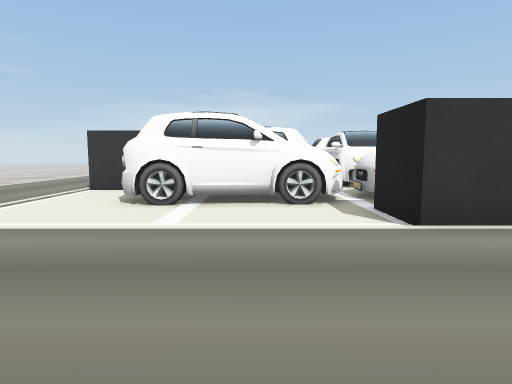
[1] (above)

24 first-person views from a walk through a 3-D level made in the Unity game engine. The camera is 0.58 m above the floor, tilts 6° down and sees 75° across. The floor is counted in squares, 0.5 m on a side. Each view is taken from the middle of a square. On the plan, view 1 faces up. The plan holds only what a view shows up to about 13 squares ahead; the rest is blank. The place goes on beyond the plan.

[2]
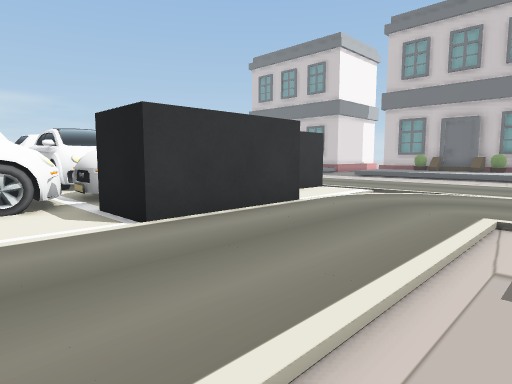

[3]
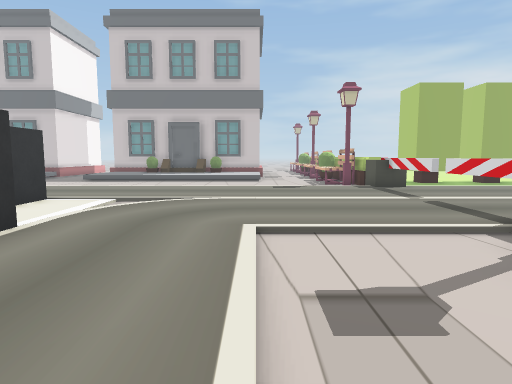

[4]
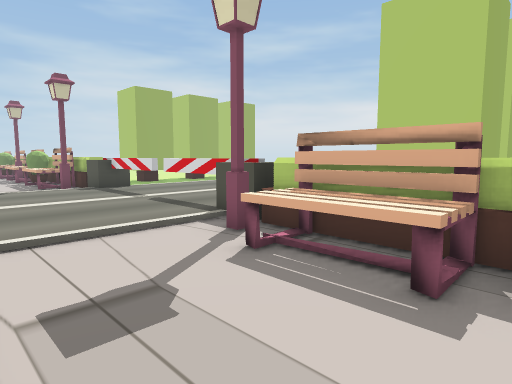

[5]
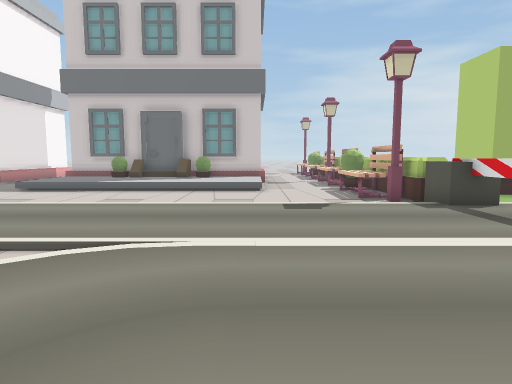

[6]
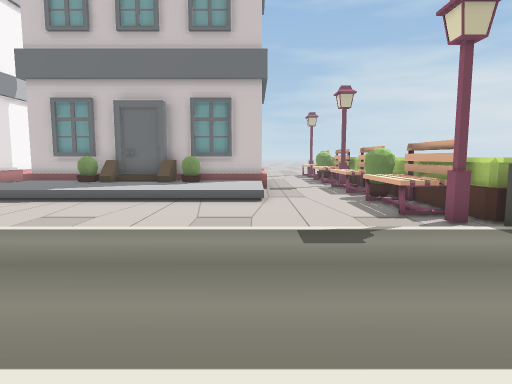

[7]
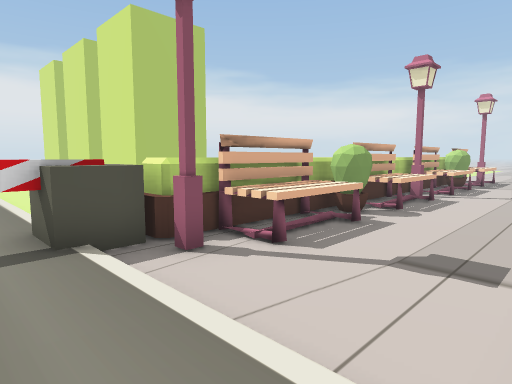

[8]
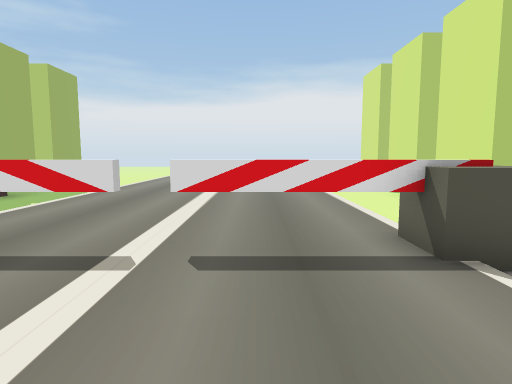

[9]
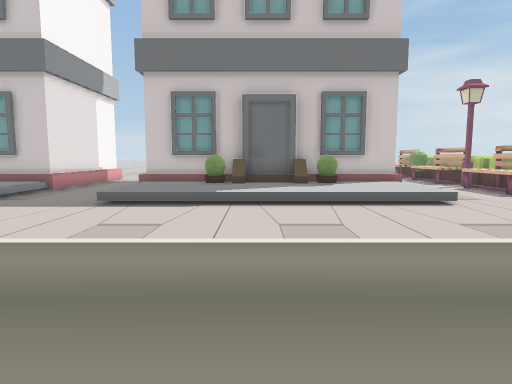

[10]
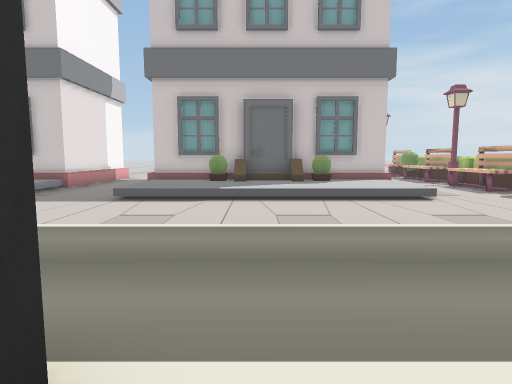

[11]
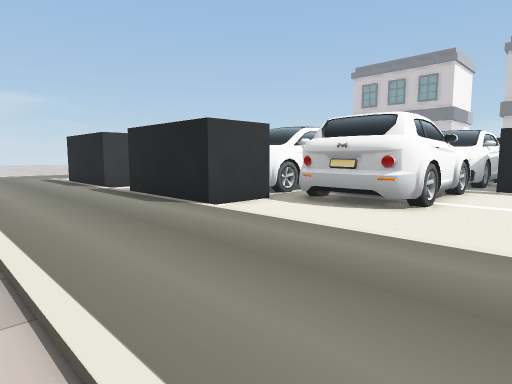

[12]
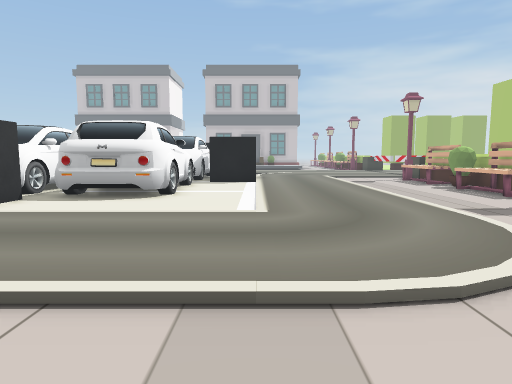

[13]
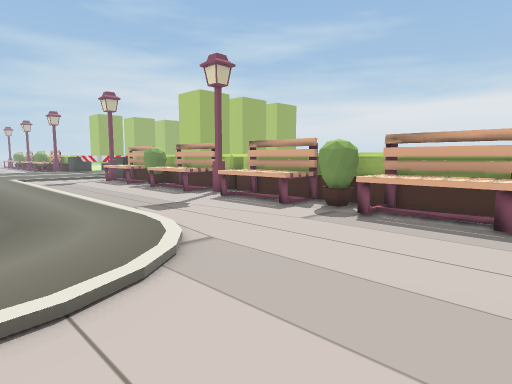

[14]
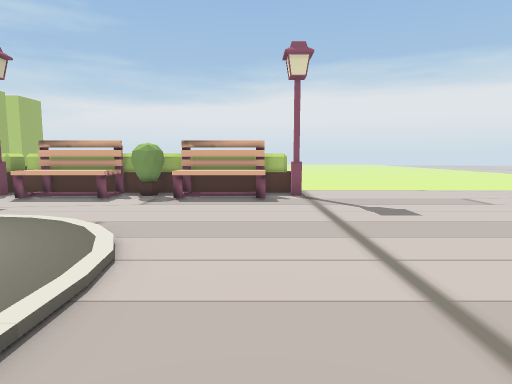

[15]
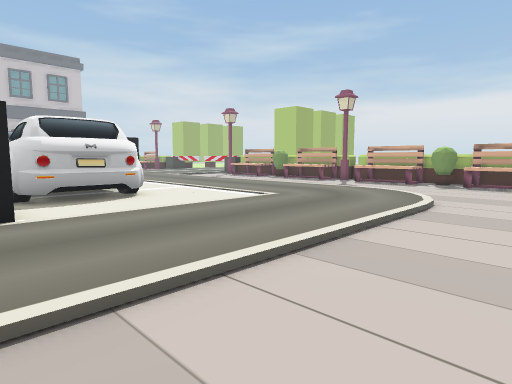

[16]
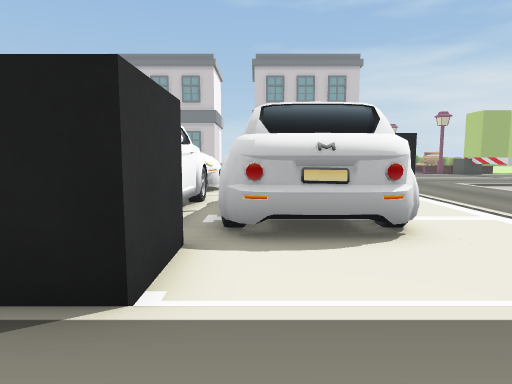

[17]
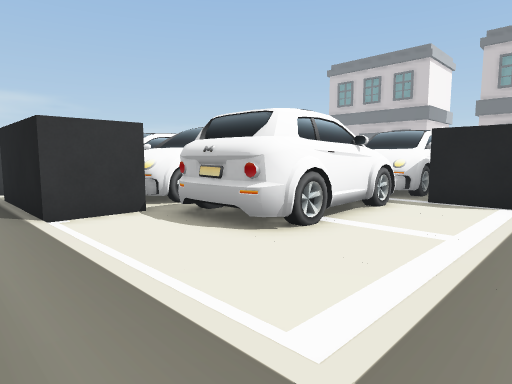

[18]
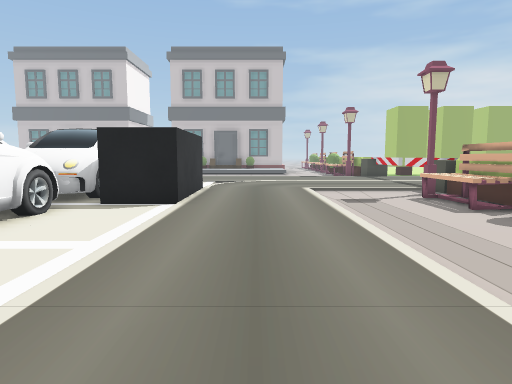

[19]
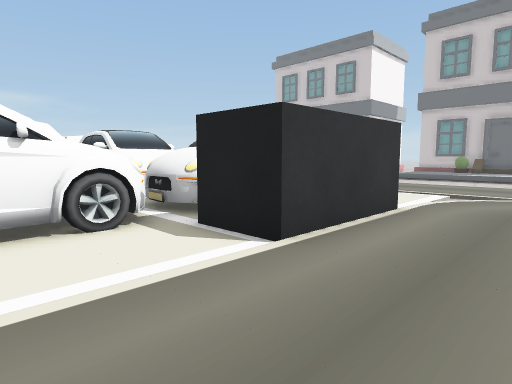

[20]
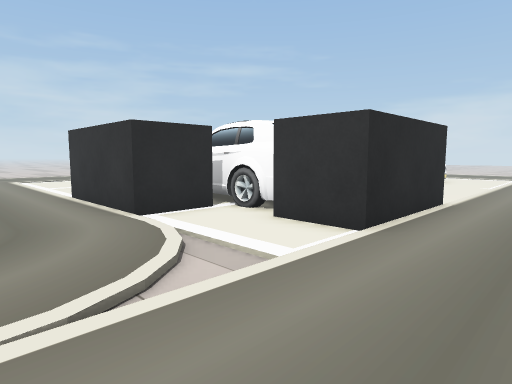

[21]
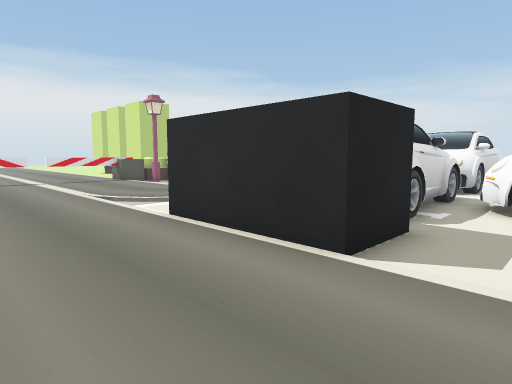

[22]
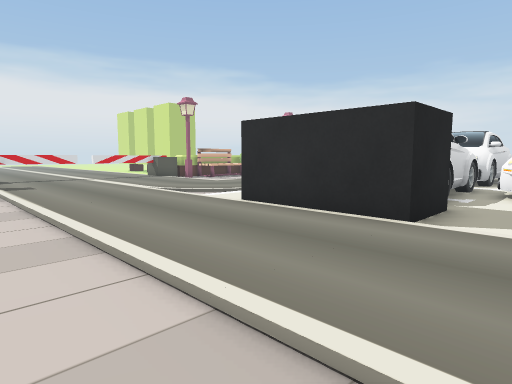

[23]
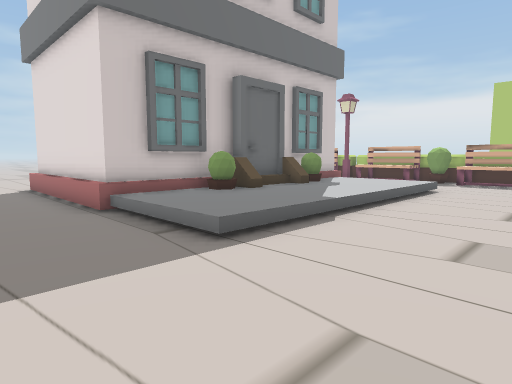

[24]
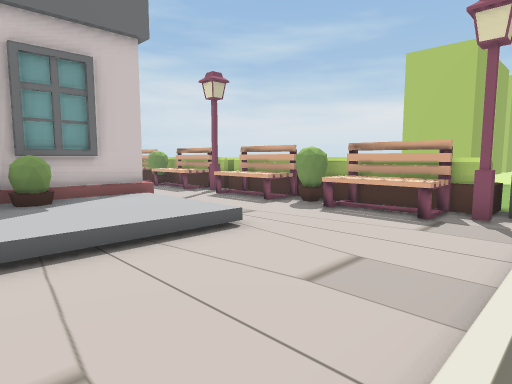

### Floor plan
Key: @ floor where view 1 was taken; # wall or solid block; . main floor; - floor 0.05 m lower than the main floor; : floor 0.1 m higher than the main floor; / step, stairs or slope; = window, fence, low wall or low ledge; ^ raised ledge; C car; B black block; T thing the floor can be seen under or through.
Columns run from 12 left of view 1 to 23 right of it. Each row starts with its distance up from view 1.
 13    ....B CCC   CCCC   .....---------
 12 - -....B CCCCCCCCCC........---------
 11  --....BBCC..CC.CC...BB....---------
 10 ---......CCCCCCCCCCC  B....----////#
  9 ---......CC CC CCC    B....----::::#
  8 ---......CCCCCCCCCCC  B....----:::##
  7  --............B  B..BB....----:::^#
  6  --............B  B........----:::##
  5 ---............BBBB........----:::##
  4 ---...................-....----:::^#
  3 ---........................----:::##
  2 ----.......................----::::#
  1 -----//////////////........----////#
  0 ------------@------........--------
 -1 -------------------........---------
 -2 -===--==--===-===--........--==--===
 -3 ##################-........#########
 -4 ^^^^^^^^^^^^^^^^^^^^TT..TT^^^^^^^^^^
 -5          =         #......^^
 -6                    ........--
 -7                ## -........--##
 -8                ##--........--#
 -9                  --........--
-10                ##--........--#
-11                 #--........--#
-12                 ---     ...---
-13                 #        ..  #

Where each view was taken, in squares from view 1:
view 1: 0 up, 0 right, facing up
view 2: 0 up, 0 right, facing up-right
view 3: 1 up, 1 right, facing right
view 4: 1 up, 1 right, facing down-right
view 5: 1 up, 6 right, facing right
view 6: 1 up, 9 right, facing right
view 7: 1 up, 8 right, facing down-left
view 8: 0 up, 9 right, facing down
view 9: 6 up, 10 right, facing right
view 10: 6 up, 9 right, facing right
view 11: 5 up, 10 left, facing up-right
view 12: 5 up, 12 left, facing right
view 13: 4 up, 12 left, facing down-right
view 14: 7 up, 11 left, facing down
view 15: 12 up, 12 left, facing down-right
view 16: 10 up, 8 left, facing right
view 17: 4 up, 7 left, facing up-right
view 18: 3 up, 6 left, facing right
view 19: 2 up, 1 left, facing up-right
view 20: 2 up, 13 right, facing up-left
view 21: 13 up, 14 right, facing down-left
view 22: 13 up, 16 right, facing down-left
view 23: 13 up, 15 right, facing down-right
view 24: 5 up, 14 right, facing down-right
